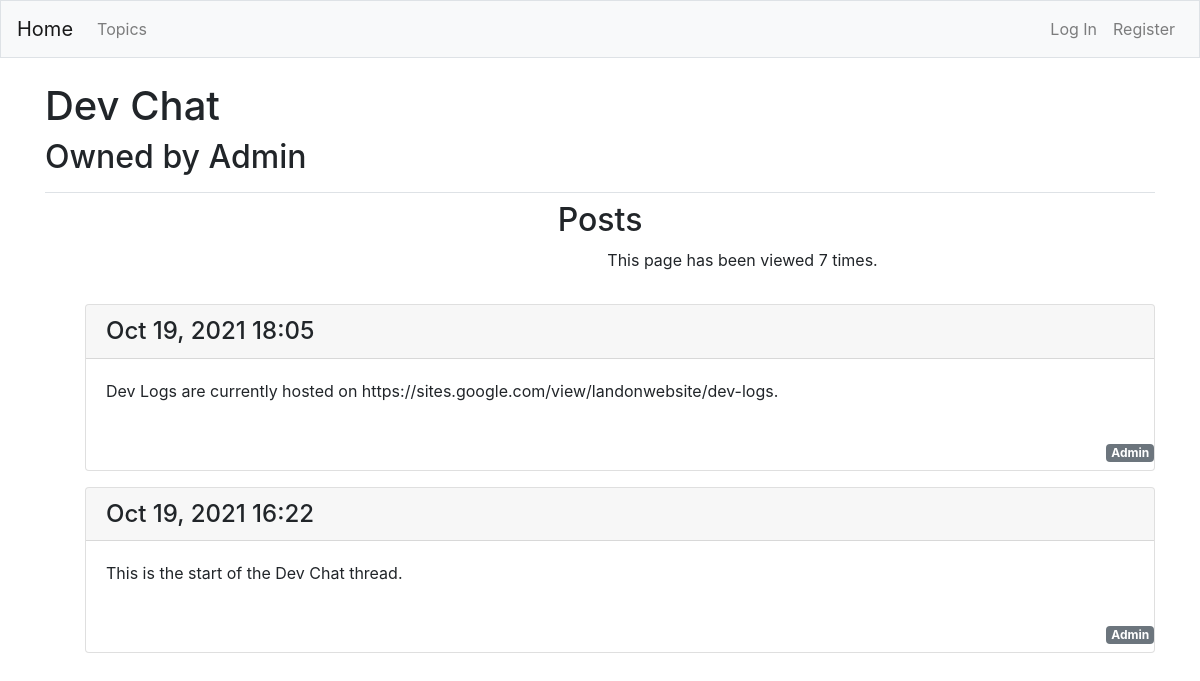
Page /topics/topic/24 on the committed database.
### forum/models.py (models this page shows, shortened)
class Topic(models.Model):
	userViewList = [
		1
	]
	view = {
		"count": 0
	}
	owner = models.ForeignKey(User, on_delete=models.CASCADE)
	text = models.CharField(max_length=200)
	date_added = models.DateTimeField(auto_now_add = True)
	def __str__(self):
		return self.text

class Entry(models.Model):
	owner = models.ForeignKey(User, on_delete=models.CASCADE)
	topic = models.ForeignKey(Topic, on_delete = models.CASCADE)
	text = models.TextField()
	date_added = models.DateTimeField(auto_now_add = True)
	class Meta:
		verbose_name_plural = "entries"

### forum/views.py (the view)
# urls.py: path("topic/<int:topic_id>", views.topic, name = "topic"),
def topic(request, topic_id):
	topic = Topic.objects.get(id=topic_id)
	print(topic.view)
	topic.view["count"] += 1
	topic.save()
	owner = topic.owner
	entries = topic.entry_set.order_by("-date_added")
	for entry in entries:
		if request.user == entry.owner:
			entry.userIsOwner = True
		else:
			entry.userIsOwner = False
	context = {
		"topic": topic,
		"entries": entries,
		"owner": owner,
		"view": topic.view
	}
	return render(request, "forum/topic.html", context)

### forum/templates/forum/topic.html (shortened to what this page needs)
{% extends "forum/base.html" %}
{% block head %}
<h1>{{ topic }}</h1>
<h2>Owned by {{ owner }}</h2>
{% endblock head %}
{% block body %}
<h2 class="text-center">Posts</h2>
<div class="pb-3 row">
	<div class="col-sm-5">
	</div>
	<div class="col-sm-5">
		<p class="text-center">This page has been viewed {{ view.count }} times.</p>
	</div>
</div>
<ul>
	{% for entry in entries %}
		<div class="card mb-3">
			<h4 class="card-header">{{ entry.date_added | date:"M d, Y H:i" }}</h4>
			<div class="card-body">
				{{ entry.text | linebreaks }}
			</div>
			<div class="text-right">
				<h2 class="badge badge-secondary">{{ entry.owner }}</h2>
			</div>
		</div>
	{% empty %}
		<li>There are no entries for this topic.</li>
	{% endfor %}
</ul>
{% endblock body %}

### rows in the picture
Topic: text "Dev Chat"
Entry: date_added "Oct 19, 2021 18:05", text "Dev Logs are currently hosted on https://sites.google.com/view/landonwebsite/dev-logs.", owner "Admin"
Entry: date_added "Oct 19, 2021 16:22", text "This is the start of the Dev Chat thread.", owner "Admin"

### other values in the picture
{{ owner }} "Admin"
{{ view.count }} "7"
